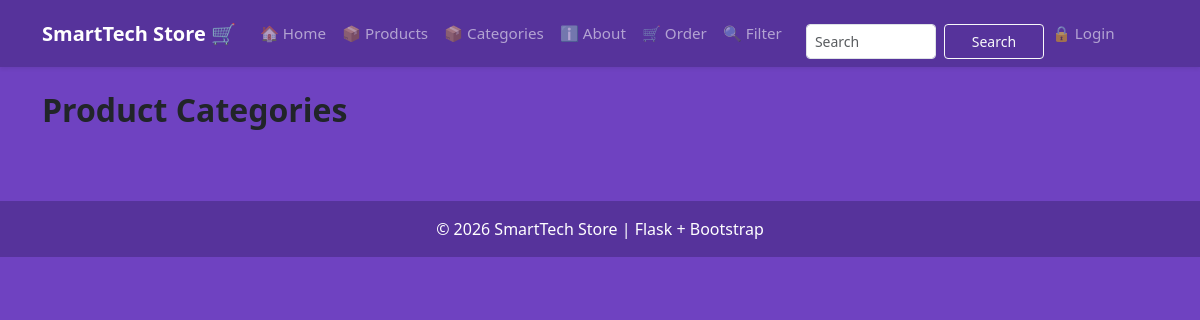
Page /categories on the earlier database version.
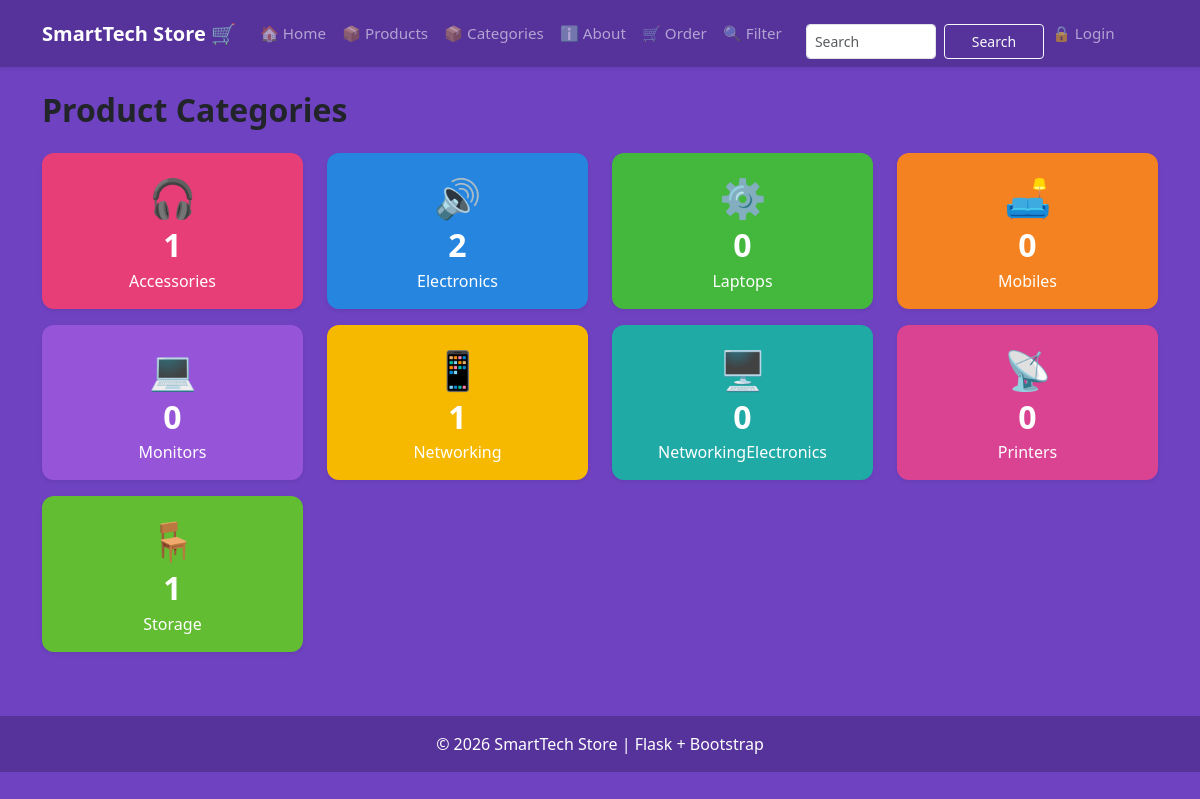
Same page on the later database version.
### tables this page shows
CREATE TABLE categories (
            id INTEGER PRIMARY KEY AUTOINCREMENT,
            name TEXT NOT NULL UNIQUE
        );

### app.py (the view)
@app.route('/categories')
def categories():
    conn = get_db()
    rows = conn.execute(
        '''
        SELECT
            categories.name AS category_name,
            COUNT(products.id) AS product_count
        FROM categories
        LEFT JOIN products
        ON products.category = categories.name
        GROUP BY categories.name
        ORDER BY categories.name
        '''
    ).fetchall()
    conn.close()
    return render_template(
        'categories.html',
        rows=rows
    )

### database.py (called while the page is built)
def get_db():
    conn = sqlite3.connect(DB_PATH)
    conn.row_factory = sqlite3.Row # To access columns by name
    return conn

### templates/categories.html (shortened to what this page needs)
{% extends "base.html" %}
{% block content %}
<h2 class="fw-bold mb-4">Product Categories</h2>
<div class="row">
{% for row in rows %}
<div class="col-md-3 mb-3">
<div class="card category-card c{{ loop.index }} shadow-sm text-center p-3">
    <div style="font-size:38px">
        {% if loop.index==1 %}🎧
        {% elif loop.index==2 %}🔊
        {% elif loop.index==3 %}⚙️
        {% elif loop.index==4 %}🛋️
        {% elif loop.index==5 %}💻
        {% elif loop.index==6 %}📱
        {% elif loop.index==7 %}🖥️
        {% elif loop.index==8 %}📡
        {% elif loop.index==9 %}🪑
        {% elif loop.index==10 %}🖨️
        {% elif loop.index==11 %}💾
        {% elif loop.index==12 %}⌚
        {% endif %}
    </div>
    <h2 class="fw-bold mb-1">{{ row['product_count'] }}</h2>
    <p class="mb-0">{{ row['category_name'] }}</p>
</div>
</div>
{% endfor %}
</div>
{% endblock %}

### templates/base.html (shortened to what this page needs)
<!DOCTYPE html>
<html lang="en">
<head>
    <link href="https://cdn.jsdelivr.net/npm/bootstrap@5.3.0/dist/css/bootstrap.min.css"
          rel="stylesheet">
</head>
<body>
<div class="page-background">
    <nav class="navbar navbar-expand-lg navbar-dark shadow-sm"
         style="background-color: #56339b;">
        <div class="container">
            <a class="navbar-brand fw-bold fs-5 me-3" href="{{ url_for('home') }}">
                SmartTech Store 🛒
            </a>
            <div class="collapse navbar-collapse" id="mainNavbar">
                <ul class="navbar-nav me-auto align-items-lg-center">
                    <li class="nav-item">
                        <a class="nav-link px-2 py-1" href="{{ url_for('home') }}">
                            🏠 Home
                        </a>
                    </li>
                    <li class="nav-item">
                        <a class="nav-link px-2 py-1" href="{{ url_for('product') }}">
                            📦 Products
                        </a>
                    </li>
                    <li class="nav-item">
                        <a class="nav-link px-2 py-1" href="{{ url_for('categories') }}">
                            📦 Categories
                        </a>
                    </li>
                    <li class="nav-item">
                        <a class="nav-link px-2 py-1" href="{{ url_for('about') }}">
                            ℹ️ About
                        </a>
                    </li>
                    <li class="nav-item">
                        <a class="nav-link px-2 py-1" href="{{ url_for('order') }}">
                            🛒 Order
                        </a>
                    </li>
                    <li class="nav-item">
                        <a class="nav-link px-2 py-1" href="{{ url_for('filter_products') }}">
                            🔍 Filter
                        </a>
                    </li>
                    <li class="nav-item">
                        <form class="d-flex ms-3 mt-3"
                              action="{{ url_for('search') }}"
                              method="GET">
                            <input class="form-control form-control-sm me-2"
                                   style="width:130px; height:35px"
                                   type="search"
                                   placeholder="Search"
                                   name="q">
                            <button class="btn btn-outline-light btn-sm"
                                    style="width:100px; height:35px"
                                    type="submit">
                                Search
                            </button>
                        </form>
                    </li>
                    {% if session.username %}
                    <li class="nav-item">
                        <span class="nav-link px-2 py-1 text-white">
                            👤 {{ session.username }}
                        </span>
                        <a class="nav-link px-2 py-1"
                           href="{{ url_for('logout') }}">
                            🔓 Logout
                        </a>
                    </li>
                    {% else %}
                    <li class="nav-item">
                        <a class="nav-link px-2 py-1"
                           href="{{ url_for('login') }}">
                            🔒 Login
                        </a>
                    </li>
                    {% endif %}
                </ul>
            </div>
        </div>
    </nav>
    <div class="container mt-4 mb-5">
        {% block content %}
        {% endblock %}
    </div>
    <footer class="text-white text-center py-3 mt-5">
        <p class="mb-0">
            © 2026 SmartTech Store | Flask + Bootstrap
        </p>
    </footer>
</div>
</body>
</html>

### templates/base.html (style rules this page uses)
html, body { margin: 0; padding: 0; min-height: 100%; background-color: #6f42c1 !important; }
body { background-color: #6f42c1 !important; }
.page-background { min-height: 100vh; background-color: #6f42c1 !important; }
.navbar { min-height: 60px; }
:root { --brand: #6f42c1; }
.nav-link { font-size: 0.95rem; font-weight: 500; }
footer { background-color: #56339b !important; }

### templates/categories.html (style rules this page uses)
.category-card { color:white!important; border:0; border-radius:12px; min-height:120px; }
.category-card h2,.category-card p { color:white!important }
.c1 { background:#e83e78 }
.c2 { background:#2585df }
.c3 { background:#43b83c }
.c4 { background:#f58220 }
.c5 { background:#9654d8 }
.c6 { background:#f7b900 }
.c7 { background:#20aaa6 }
.c8 { background:#d94391 }
.c9 { background:#63bd32 }

Differences in the rows shown:
added categories: product_count "1", category_name "Accessories"
added categories: product_count "2", category_name "Electronics"
added categories: product_count "0", category_name "Laptops"
added categories: product_count "0", category_name "Mobiles"
added categories: product_count "0", category_name "Monitors"
added categories: product_count "1", category_name "Networking"
added categories: product_count "0", category_name "NetworkingElectronics"
added categories: product_count "0", category_name "Printers"
added categories: product_count "1", category_name "Storage"
